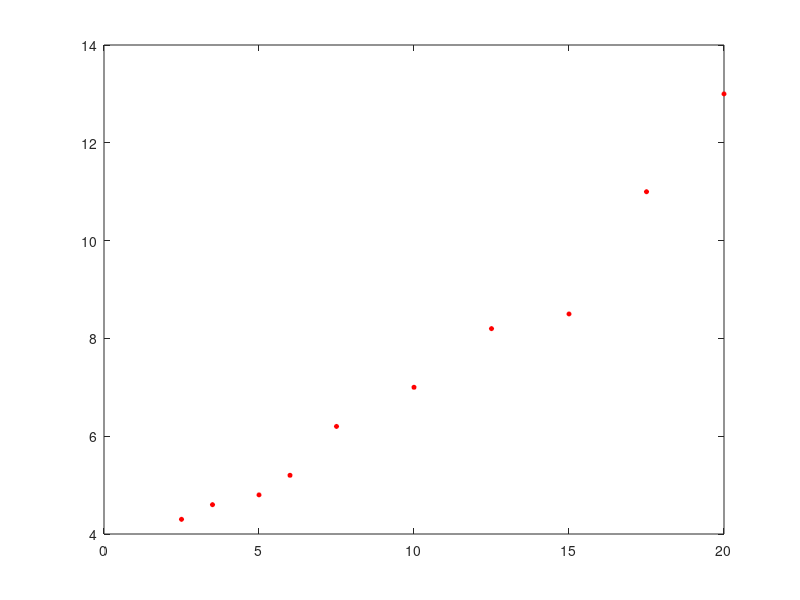
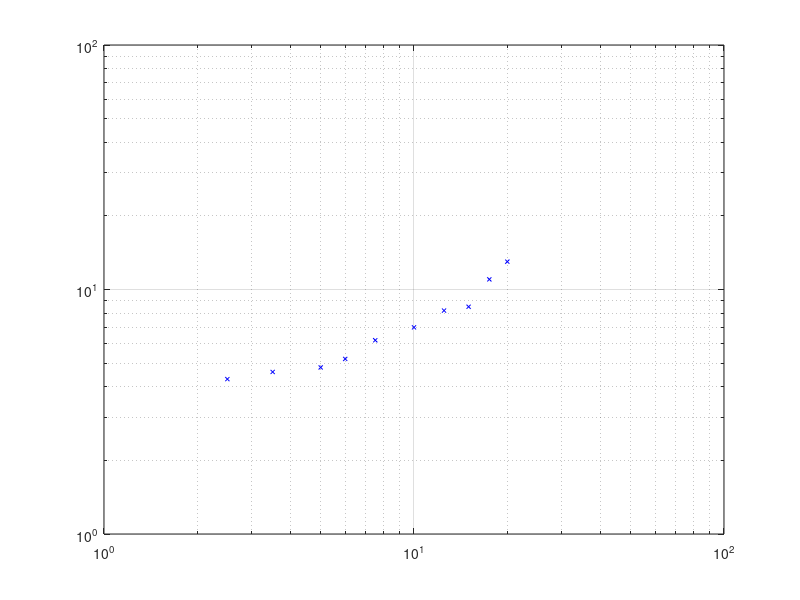
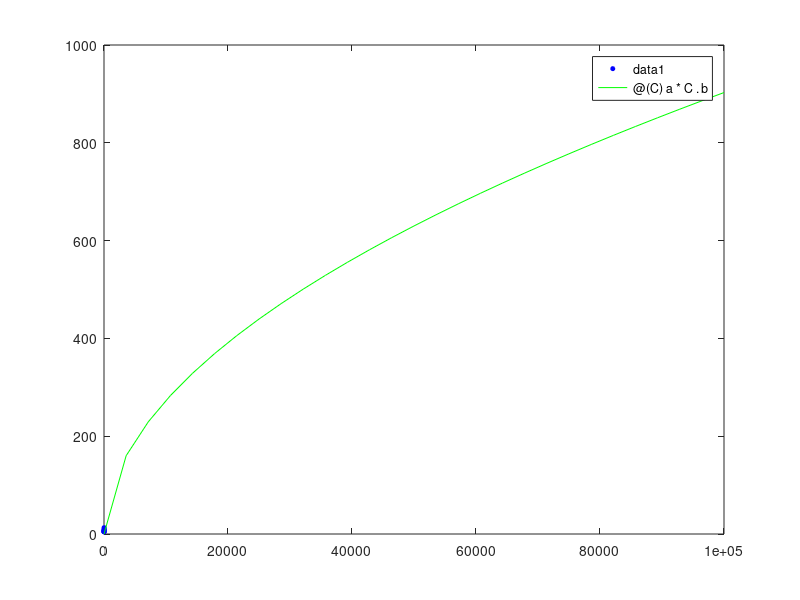

Write MATLAB code to recreate these figures, in order.
clc
clear all;
p=[2.50000000000000,3.50000000000000,5,6,7.50000000000000,10,12.5000000000000,15,17.5000000000000,20];
v=[4.30000000000000,4.60000000000000,4.80000000000000,5.20000000000000,6.20000000000000,7,8.20000000000000,8.50000000000000,11,13];
%LINEALIZANDO EL MODELO TENEMOS
 
plot(p,v,'o','MarkerSize',3,'MarkerFaceColor','r','MarkerEdgeColor','r');
figure
loglog(p,v,'x','MarkerSize',3,'MarkerFaceColor','b','MarkerEdgeColor','b');
grid on
x=log(p);
y=log(v);
 
A=[length(x),sum(x);sum(x),sum(x.^2)];
B=[sum(y);sum(y.*x)];
	   
X=inv(A)*B;
	 
a_0=X(1);
a_1=X(2);
 
a=exp(a_0);
b=a_1;
 
V=@(C) a*C.^b;
figure
plot(p,v,'o','MarkerSize',3,'MarkerFaceColor','b','MarkerEdgeColor','b');
hold on
fplot(V,[0,100000],'g');
bacteriasxvolumen=V(9.0)
	 
sr=sum((v-V(p)).^2);
st=sum((v-mean(v)).^2);
r=sqrt((st-sr)/st);
